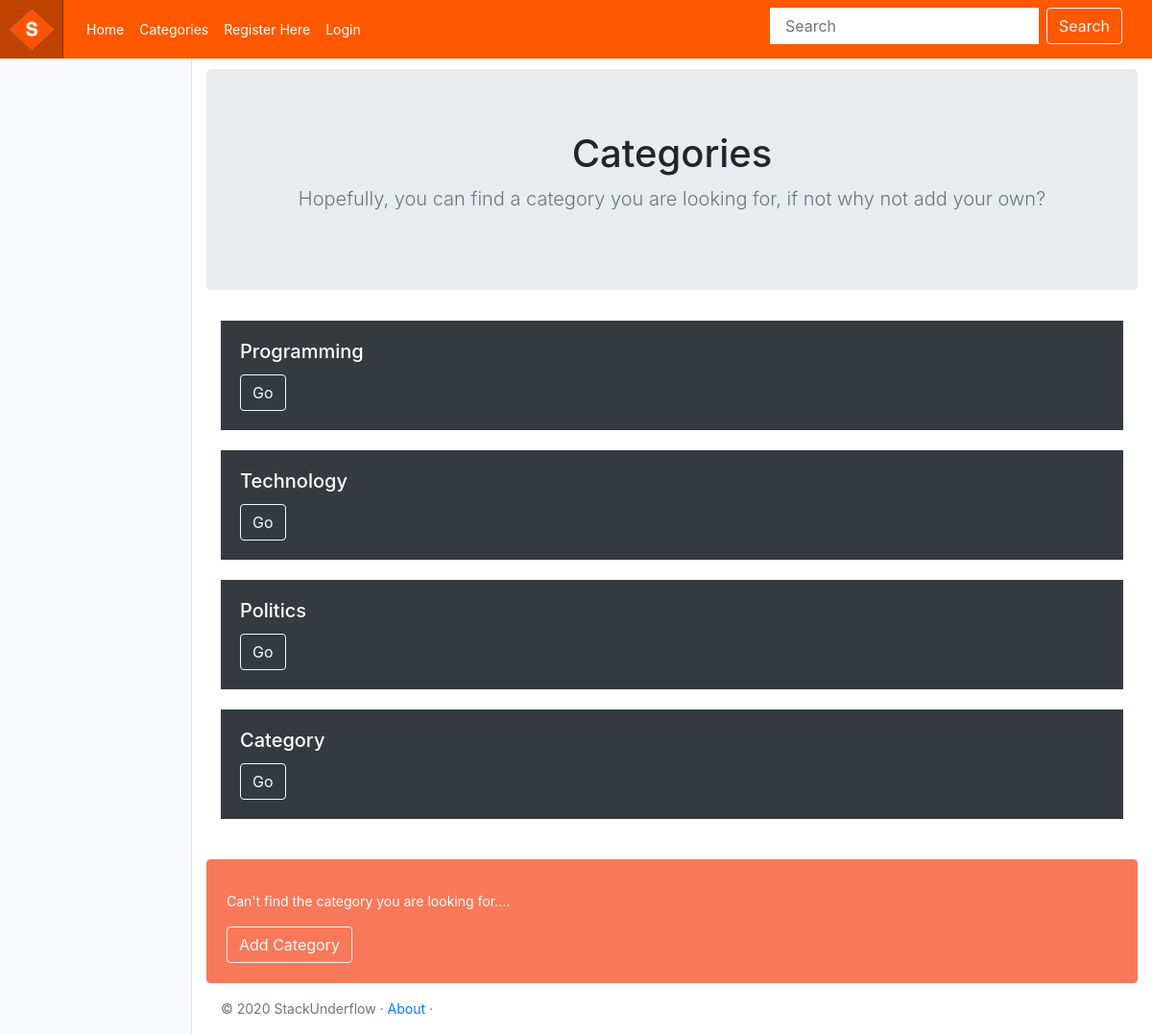
/stack_underflow/categories/, run on an earlier commit of the app's database.
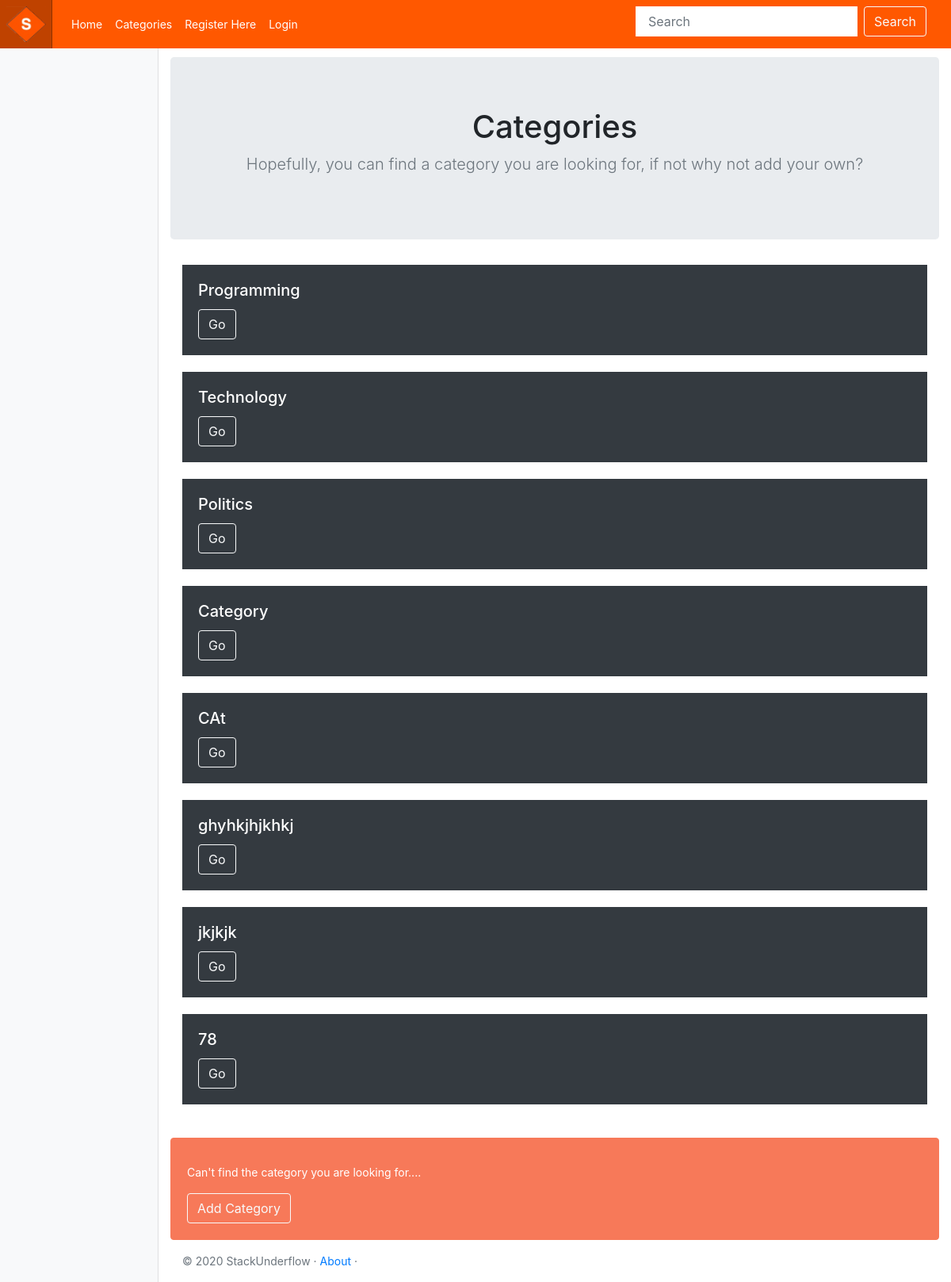
And on a later commit of the database.
### stack_underflow/models.py (models this page shows, shortened)
class Category(models.Model):
    user = models.ForeignKey(User, on_delete=models.CASCADE)
    name = models.CharField(max_length=128, unique=True)
    threads = models.IntegerField(default=0)
    slug = models.SlugField(unique=True)
    created_at = models.DateTimeField(auto_now_add=True)
    class Meta:
        verbose_name_plural = 'Categories'

### stack_underflow/views.py (the view)
# urls.py: path('categories/', views.categories, name='categories'),
def categories(request):
    context_dict = {}
    category_list = Category.objects.order_by('-threads')[:]
    threads_list = Thread.objects.order_by('-replies')[:5]
    context_dict = {}
    context_dict['categories'] = category_list
    context_dict['threads'] = threads_list
    return render(request, 'stack_underflow/categories.html', context=context_dict)

### templates/stack_underflow/categories.html (shortened to what this page needs)
<!DOCTYPE html>
{%extends 'stack_underflow/base.html' %}
{%load staticfiles %}
{% block body_block %}
<div class="jumbotron text-center">
    <h1>Categories</h1>
    <p class="lead text-muted">Hopefully, you can find a category you are looking for, if not why not add your
        own?</p>
</div>
<div class="container">
    {% if categories %}
    {% for category in categories %}
    <div class="card-body bg-dark">
        <h5 class="card-title text-white">{{ category.name }}</h5>
        <a href="{% url 'stack_underflow:show_category' category.slug %}" class="btn btn-outline-light">Go</a>
    </div>
    <br>
    {% endfor %}
    {% else %}
        <strong>There are no categories present.</strong>
    {% endif %}
</div>
<br>
<div class="card" style="background-color: #f77959; border-color: #f77959;">
    <div class="text-white">
        <div class="card-body">
            <p>Can't find the category you are looking for....</p>
            <a class="btn btn-outline-light" href="{% url 'stack_underflow:add_category' %}">Add Category</a>
        </div>
    </div>
</div>
{% endblock %}

What changed in the data, as far as the page shows it:
added Category: name "CAt"
added Category: name "ghyhkjhjkhkj"
added Category: name "jkjkjk"
added Category: name "78"
